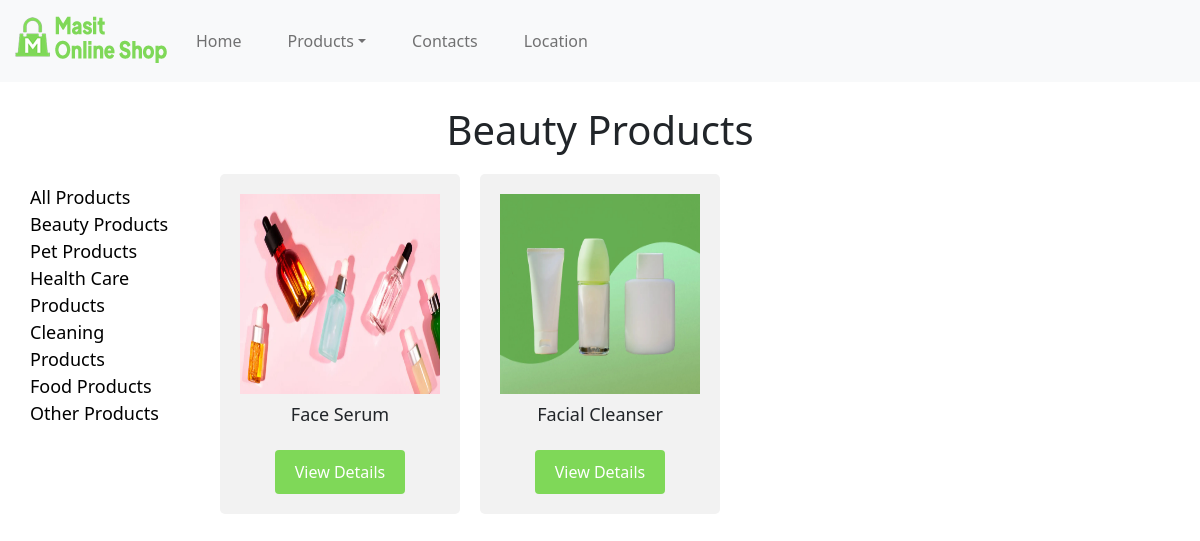
Page /beautyproductpage.php on the committed database.
### tables this page shows
CREATE TABLE `products` (
  `product_id` int(11) NOT NULL,
  `product_name` varchar(200) NOT NULL,
  `product_description` varchar(200) NOT NULL,
  `product_price` varchar(10) NOT NULL,
  `product_image` varchar(200) NOT NULL,
  `Category` varchar(200) NOT NULL
);

### beautyproductpage.php (the view, shortened to what this page needs)
<!DOCTYPE html>
<html lang="en">
<head>
    <?php require_once('navbar.php'); ?>
</head>
<body>
<?php
$servername = "localhost";
$username = "root";
$password = "";
$dbname = "storedb";
$conn = new mysqli($servername, $username, $password, $dbname);
$sql = "SELECT * FROM products WHERE Category = 'Beauty Products'";
$result = mysqli_query($conn, $sql);
echo "<h1 style='text-align: center'>Beauty Products</h1>";
echo '<div class="divfilter" style="margin: 10px 10px 10px 30px;">
        <a href="productpage.php">All Products</a><br>
        <a href="beautyproductpage.php">Beauty Products</a><br>
        <a href="petproductpage.php">Pet Products</a><br>
        <a href="healthcareproductpage.php">Health Care Products</a><br>
        <a href="cleaningproductpage.php">Cleaning Products</a><br>
        <a href="foodproductpage.php">Food Products</a><br>
        <a href="otherproduct.php">Other Products</a><br>
      </div>';
echo "<div class='product-grid'>";
while ($row = $result->fetch_assoc()) {
    echo "<div class='product-item'>";
    echo "<img src='products/" . $row['product_image'] . "' alt='" . $row['product_name']  . "' width='250px' height='1fr'>";
    echo "<h3>" . $row['product_name'] . "</h3> <br>";
    echo "<button class='modal-btn' data-image='products/" . $row['product_image'] . "' data-name='" . $row['product_name'] . "' data-details='" . $row['product_description'] . "' data-price='" . $row['product_price'] .  "'>View Details</button>";
    echo "</div>";
}
echo "</div>";
?>
</body>
</html

### beautyproductpage.php (style rules this page uses)
.product-grid { display: flex; grid-template-columns: repeat(auto-fit, minmax(250px, 1fr)); flex-wrap: wrap; gap: 20px; margin: 0; padding: 0; justify-content: flex-start; }
.product-item { background-color: #f2f2f2; padding: 20px; text-align: center; border-radius: 5px; }
.product-item img { width: 200px; height: 200px; margin-bottom: 10px; }
.product-item h3 { font-size: 18px; margin: 0; text-align: center; }
a { color: black; text-decoration: none; float: left; margin-right:30px; }
.divfilter { float: left; margin: 20px; width: 15%; font-size: 18px; }
h1 { margin-bottom:20px; text-align: center; }
.modal-btn { background-color: #7fd858; color: white; padding: 10px 20px; border: none; border-radius: 4px; cursor: pointer; transition: background-color 0.3s ease; }

### rows in the picture
products: product_image (picture), product_name "Face Serum"
products: product_image (picture), product_name "Facial Cleanser"
